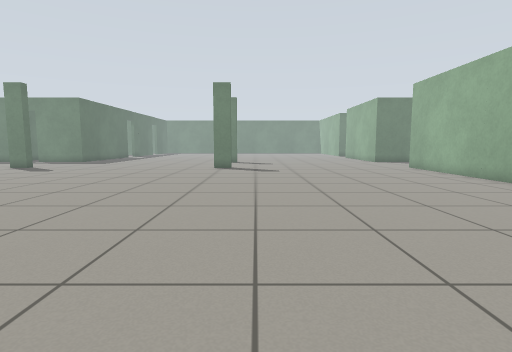
[1] (above)

24 first-person views from a walk through a robot-simulator world made for Gazebo. The camera is 0.72 m above the floor, tilts 6° down and sees 80° across. The floor is counted in squares, 0.5 m on a side. Each view is taken from the middle of a square. On the plan, view 1 faces up. The plan holds only what a view shows up to about 14 squares ahead; the rest is blank. The place goes on beyond the plan.

[2]
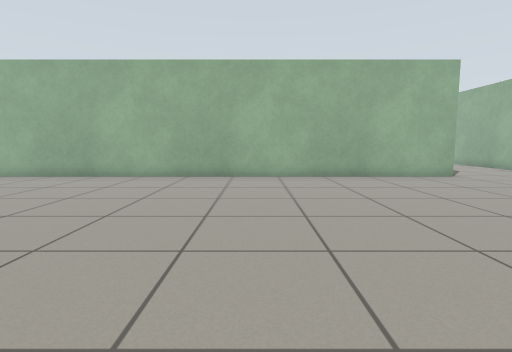

[3]
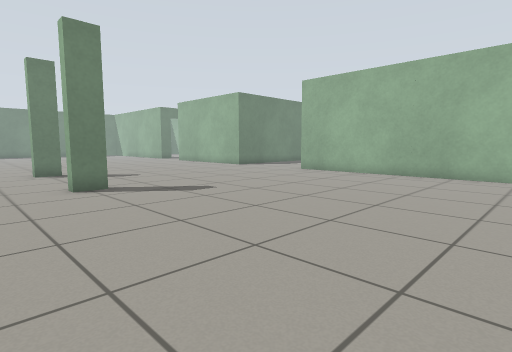

[4]
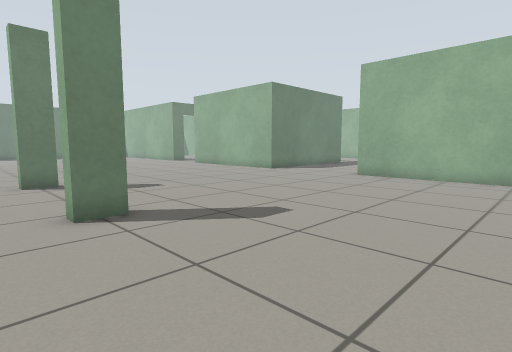

[5]
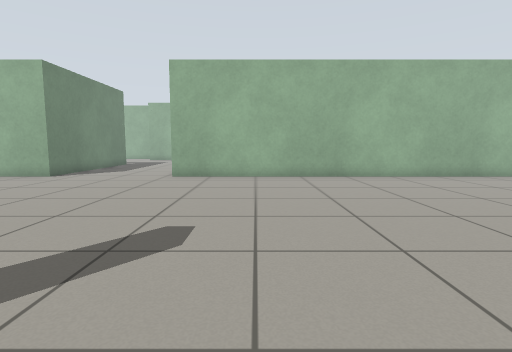

[6]
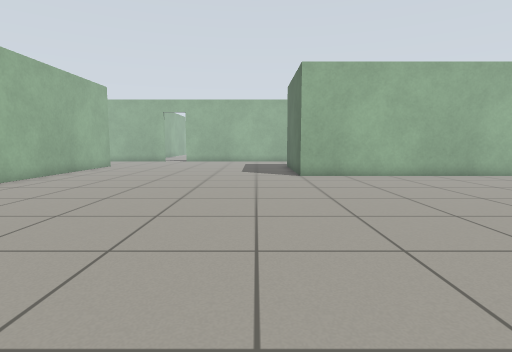

[7]
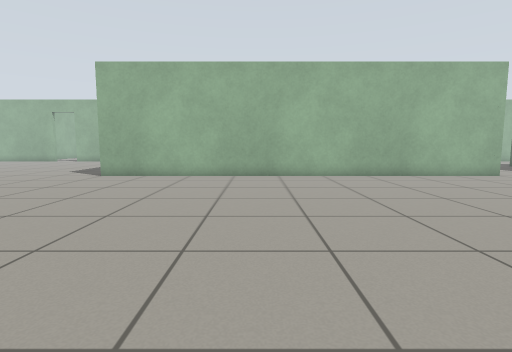

[8]
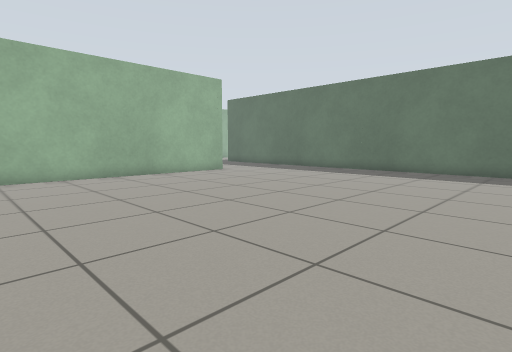

[9]
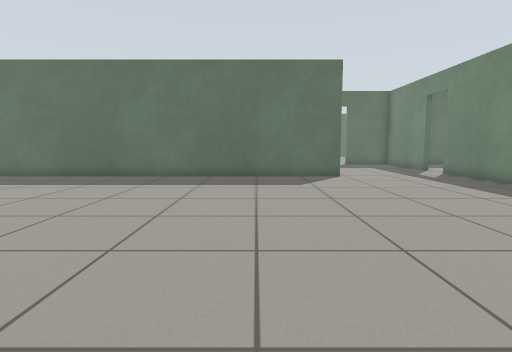

[10]
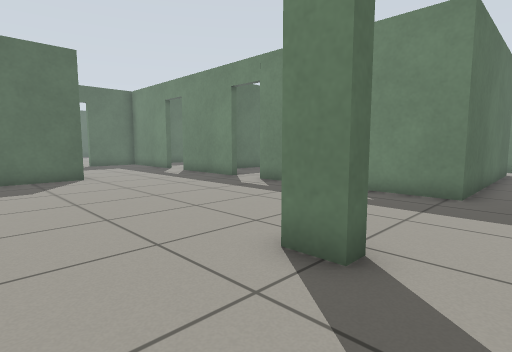

[11]
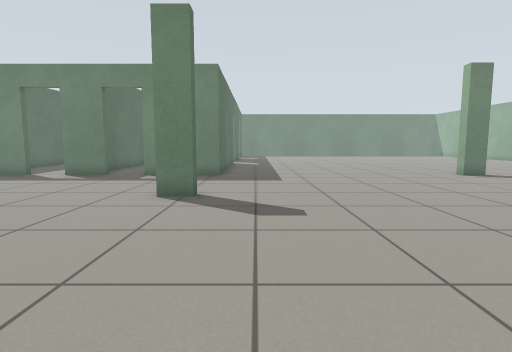

[12]
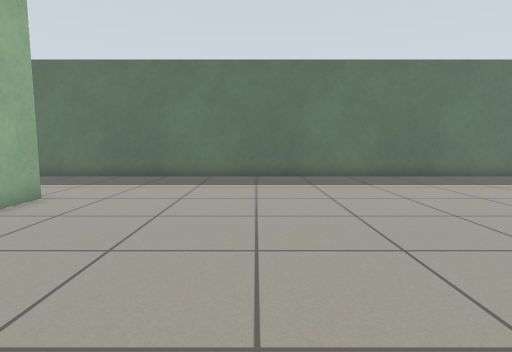

[13]
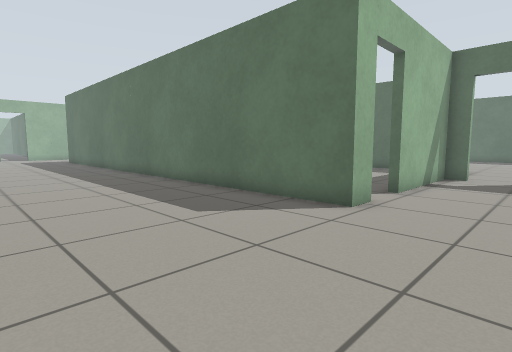

[14]
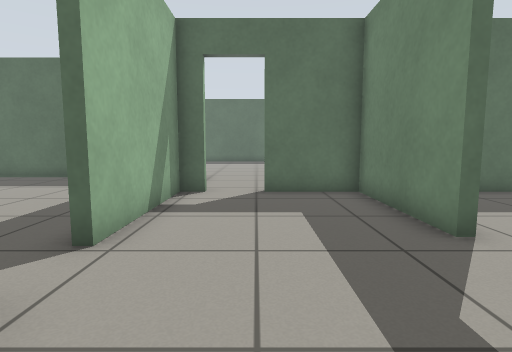

[15]
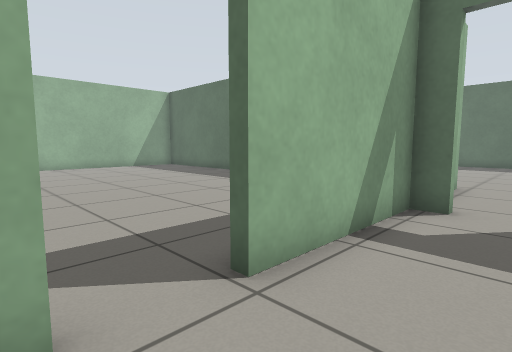

[16]
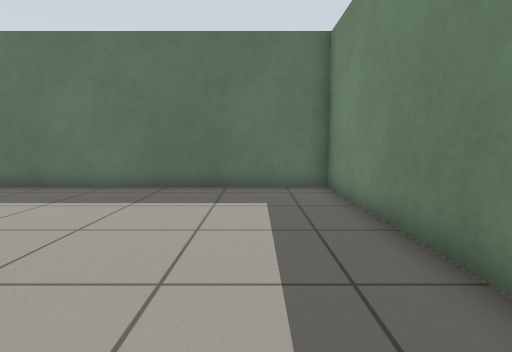

[17]
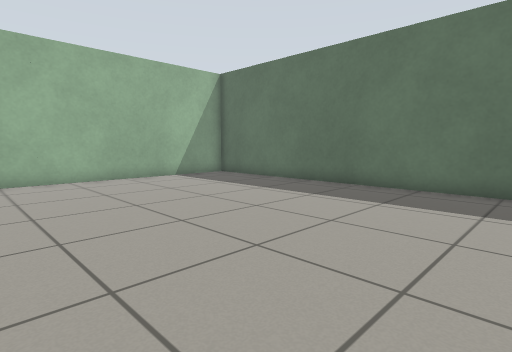

[18]
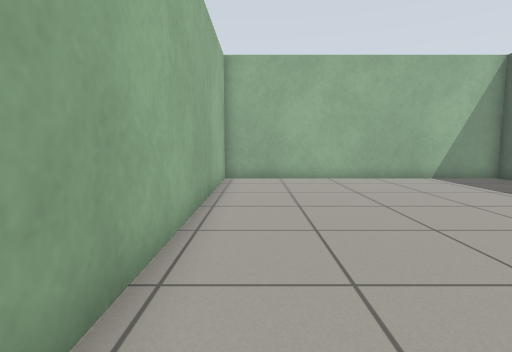

[19]
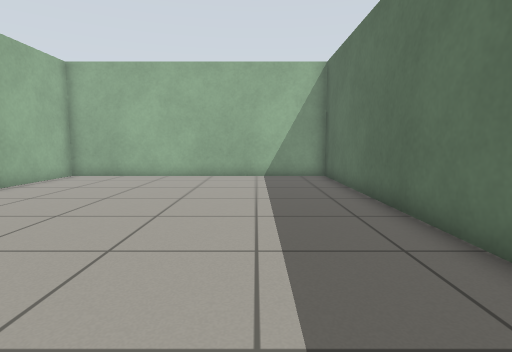

[20]
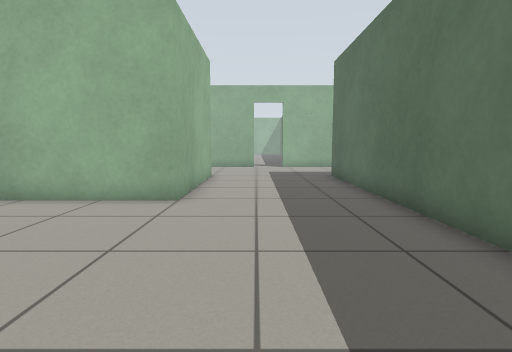

[21]
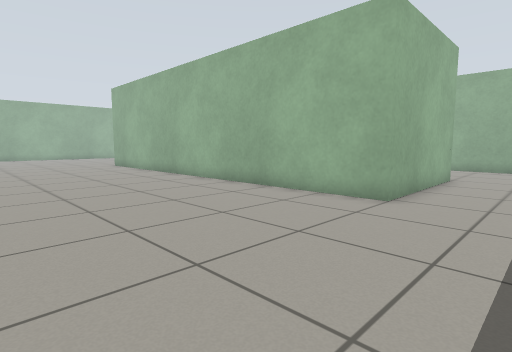

[22]
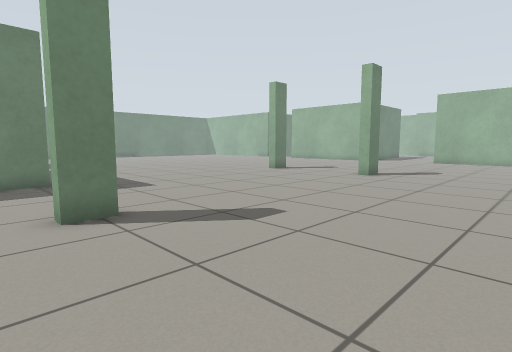

[23]
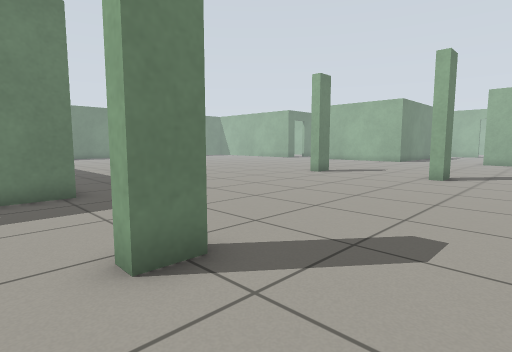

[24]
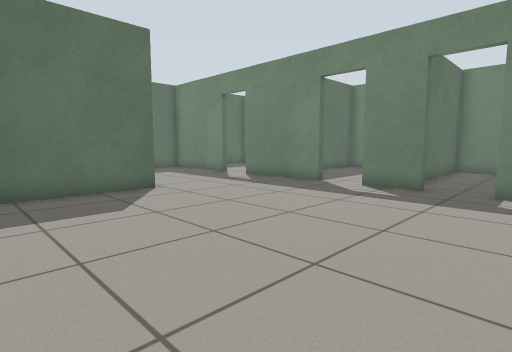

### Floor plan
Points are (right, up) in squares from view 1. A wall is a line through its corners. A room is listed if a view was taken in it or the views show most of it. See-through windows are left out.
Room 1 (views 1, 2, 3, 4, 5, 6, 7, 8, 9, 10, 11, 12, 13, 14, 15, 20, 21, 22, 23, 24)
walls: (-13.7, 18.8) (-13.7, 18.2) (-14.7, 18.2) (-14.7, 18.8); (-1.4, 18.2) (-2.5, 18.2) (-2.5, 18.8); (-1.4, 23.9) (-2.5, 23.9) (-2.5, 24.5); (-13.7, 24.5) (-13.7, 24.1) (-17.2, 24.1); (-19, 24.1) (-20.9, 24.1); (-22.7, 24.1) (-26.2, 24.1); (-26.5, 18.7) (-25.4, 18.7) (-25.4, -4.8); (-20, -4.8) (-20, 1.3) (-2, 1.3) (-2, 0.9); (10.4, 24.1) (9.4, 24.1) (9.4, 24.5); (-28.6, 24.1) (-33.1, 24.1) (-33.1, 21.2); (9.4, -4.7) (9.4, 18.8); (-33.1, 18.7) (-28.1, 18.7)
ways out: open door at (-27.3, 18.7) to room 2; open door at (-33, 20.5); open door at (-27.5, 24); open door at (-21.5, 24); open door at (-18.5, 24)
Room 2 (views 16, 17, 18, 19)
walls: (-29.6, 18.4) (-37.1, 18.4); (-37.1, 18.7) (-37.1, 1.3) (-25.7, 1.3) (-25.7, 12.6)
ways out: open door at (-27.3, 18.7) to room 1

Positions as (right, up) in squares from view 1, and headings:
1: (0, 0), facing up
2: (-4, 4), facing right
3: (-5, 8), facing up-right
4: (-4, 12), facing up-right
5: (-4, 15), facing right
6: (0, 15), facing down
7: (-9, 15), facing down
8: (-9, 15), facing down-left
9: (-12, 15), facing left
10: (-12, 15), facing up-left
11: (-12, 10), facing up
12: (-12, 7), facing left
13: (-19, 22), facing down-left
14: (-24, 21), facing left
15: (-26, 21), facing down-left
16: (-27, 16), facing left
17: (-27, 14), facing down-left
18: (-27, 14), facing down
19: (-34, 15), facing down
20: (-22, 9), facing down
21: (-23, 9), facing down-right
22: (-16, 12), facing up-right
23: (-16, 15), facing up-right
24: (-16, 14), facing up-left
